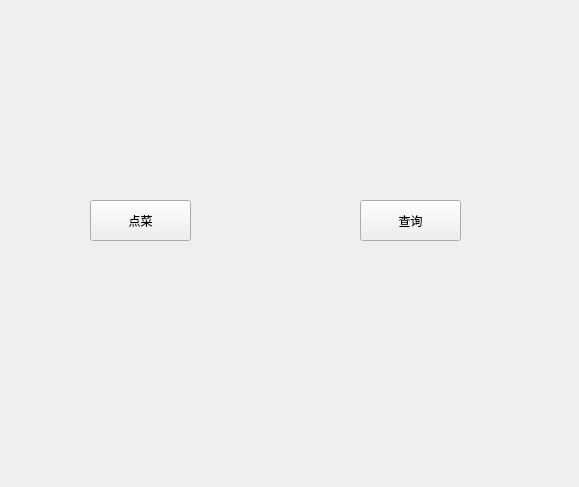
<?xml version="1.0" encoding="UTF-8"?>
<ui version="4.0">
 <class>UserWindow</class>
 <widget class="QWidget" name="UserWindow">
  <property name="geometry">
   <rect>
    <x>0</x>
    <y>0</y>
    <width>579</width>
    <height>487</height>
   </rect>
  </property>
  <property name="windowTitle">
   <string>点菜</string>
  </property>
  <widget class="QPushButton" name="orderButton">
   <property name="geometry">
    <rect>
     <x>90</x>
     <y>200</y>
     <width>101</width>
     <height>41</height>
    </rect>
   </property>
   <property name="text">
    <string>点菜</string>
   </property>
  </widget>
  <widget class="QPushButton" name="queryButton">
   <property name="geometry">
    <rect>
     <x>360</x>
     <y>200</y>
     <width>101</width>
     <height>41</height>
    </rect>
   </property>
   <property name="text">
    <string>查询</string>
   </property>
  </widget>
 </widget>
 <resources/>
 <connections/>
</ui>
